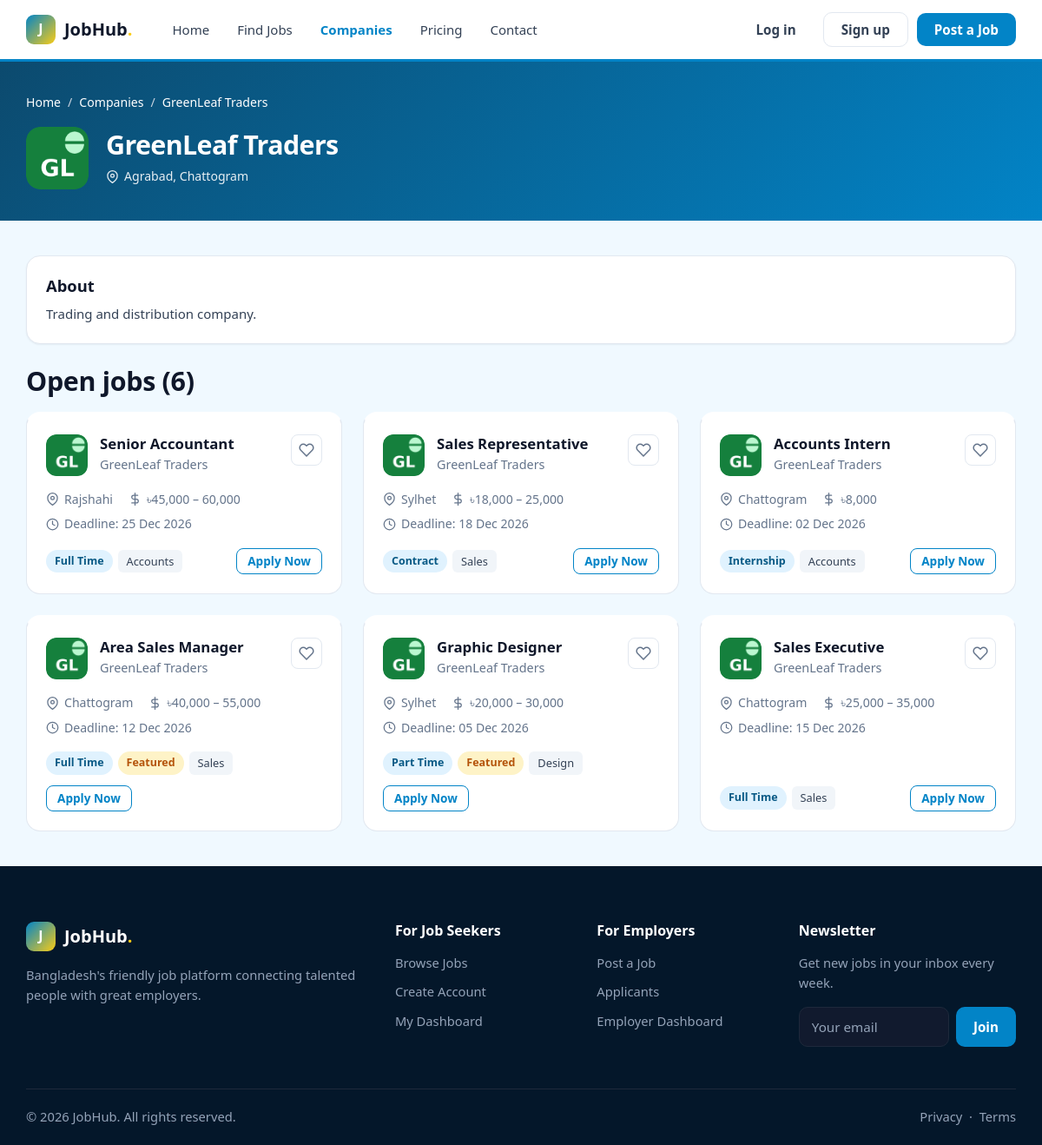
Screenshot of /companies.php?id=4 with the database file from the repository.
### tables this page shows
CREATE TABLE `companies` (
  `id` int UNSIGNED NOT NULL,
  `user_id` int UNSIGNED NOT NULL,
  `city_id` int UNSIGNED DEFAULT NULL,
  `name` varchar(150) NOT NULL,
  `logo` varchar(255) DEFAULT NULL,
  `website` varchar(255) DEFAULT NULL,
  `address` text,
  `description` text
);

CREATE TABLE `jobs` (
  `id` int UNSIGNED NOT NULL,
  `company_id` int UNSIGNED NOT NULL,
  `category_id` int UNSIGNED DEFAULT NULL,
  `city_id` int UNSIGNED DEFAULT NULL,
  `subscription_id` int UNSIGNED DEFAULT NULL,
  `title` varchar(150) NOT NULL,
  `slug` varchar(180) NOT NULL,
  `job_type` enum('full_time','part_time','contract','internship','remote') NOT NULL DEFAULT 'full_time',
  `salary_min` decimal(10,2) DEFAULT NULL,
  `salary_max` decimal(10,2) DEFAULT NULL,
  `description` text,
  `deadline` date NOT NULL,
  `status` enum('pending','approved','rejected','closed') NOT NULL DEFAULT 'pending',
  `is_featured` tinyint(1) NOT NULL DEFAULT '0'
);

CREATE TABLE `cities` (
  `id` int UNSIGNED NOT NULL,
  `name` varchar(100) NOT NULL,
  `division` varchar(50) NOT NULL
);

CREATE TABLE `categories` (
  `id` int UNSIGNED NOT NULL,
  `name` varchar(100) NOT NULL,
  `slug` varchar(120) NOT NULL
);

### job-card.php (the view, shortened to what this page needs)
<?php
$short = strtoupper(substr($row['company_name'], 0, 2));
if ($row['salary_min'] && $row['salary_max']) {
  $salary = '৳' . number_format($row['salary_min']) . ' – ' . number_format($row['salary_max']);
} else if ($row['salary_min']) {
  $salary = '৳' . number_format($row['salary_min']);
} else {
  $salary = 'Negotiable';
}
$type = ucwords(str_replace('_', ' ', $row['job_type']));
$isSaved = false;
?>
<div class="job-card" style="cursor:pointer" onclick="location.href='job-details.php?id=<?php echo $row['id']; ?>'">
  <div class="job-card-head">
    <?php if ($row['logo']) { ?>
      <img class="company-logo" src="uploads/logos/<?php echo $row['logo']; ?>" alt="">
    <?php } else { ?>
      <div class="company-logo" style="background:#0f766e"><?php echo $short; ?></div>
    <?php } ?>
    <div class="job-card-info">
      <h3><a href="job-details.php?id=<?php echo $row['id']; ?>"><?php echo $row['title']; ?></a></h3>
      <p class="muted"><?php echo $row['company_name']; ?></p>
    </div>
    <a class="icon-btn <?php if ($isSaved) echo 'saved'; ?>" href="save-job.php?id=<?php echo $row['id']; ?>" onclick="event.stopPropagation()" title="<?php echo $isSaved ? 'Remove from saved' : 'Save job'; ?>"><svg class="ic" viewBox="0 0 24 24" aria-hidden="true"><path d="M20.84 4.61a5.5 5.5 0 0 0-7.78 0L12 5.67l-1.06-1.06a5.5 5.5 0 0 0-7.78 7.78L12 21.23l8.84-8.84a5.5 5.5 0 0 0 0-7.78z"/></svg></a>
  </div>
  <div class="job-meta">
    <span><svg class="ic" viewBox="0 0 24 24" aria-hidden="true"><path d="M21 10c0 7-9 13-9 13s-9-6-9-13a9 9 0 0 1 18 0z"/><circle cx="12" cy="10" r="3"/></svg><?php echo $row['city_name'] ? $row['city_name'] : 'Bangladesh'; ?></span>
    <span><svg class="ic" viewBox="0 0 24 24" aria-hidden="true"><line x1="12" y1="1" x2="12" y2="23"/><path d="M17 5H9.5a3.5 3.5 0 0 0 0 7h5a3.5 3.5 0 0 1 0 7H6"/></svg><?php echo $salary; ?></span>
    <span><svg class="ic" viewBox="0 0 24 24" aria-hidden="true"><circle cx="12" cy="12" r="10"/><polyline points="12 6 12 12 16 14"/></svg> Deadline: <?php echo date('d M Y', strtotime($row['deadline'])); ?></span>
  </div>
  <div class="job-card-foot">
    <div class="tags">
      <span class="badge badge-primary"><?php echo $type; ?></span>
      <?php if ($row['is_featured']) { ?><span class="badge badge-warning">Featured</span><?php } ?>
      <?php if ($row['category_name']) { ?><span class="tag"><?php echo $row['category_name']; ?></span><?php } ?>
    </div>
    <a class="btn btn-sm btn-outline" href="job-details.php?id=<?php echo $row['id']; ?>">Apply Now</a>
  </div>
</div>

### companies.php (shortened to what this page needs)
<?php
include('dbconfig.php');
$id = isset($_GET['id']) ? (int)$_GET['id'] : 0;
if ($id > 0) {
  $company = $conn->query("SELECT companies.*, cities.name AS city_name
                           FROM companies
                           LEFT JOIN cities ON cities.id = companies.city_id
                           WHERE companies.id = $id")->fetch_assoc();
  $jobs = $conn->query("SELECT jobs.*, companies.name AS company_name, companies.logo,
                               cities.name AS city_name, categories.name AS category_name
                        FROM jobs
                        JOIN companies ON companies.id = jobs.company_id
                        LEFT JOIN cities ON cities.id = jobs.city_id
                        LEFT JOIN categories ON categories.id = jobs.category_id
                        WHERE jobs.company_id = $id AND jobs.status = 'approved' AND jobs.deadline >= CURDATE()
                        ORDER BY jobs.id DESC");
}
?>
<!DOCTYPE html>
<html lang="en">
<head>
  <link rel="stylesheet" href="assets/css/style.css?v=2">
</head>
<body>
<?php include('navber.php'); ?>
<main>
<?php if ($id > 0) { ?>
<section class="page-header">
  <div class="container">
    <ul class="breadcrumb"><li><a href="index.php">Home</a></li><li><a href="companies.php">Companies</a></li><li><?php echo $company['name']; ?></li></ul>
    <div class="job-hero mt-2">
      <?php if ($company['logo']) { ?><img class="company-logo lg" src="uploads/logos/<?php echo $company['logo']; ?>" alt="" style="object-fit:cover"><?php } else { ?><div class="company-logo lg" style="background:#2563eb"><?php echo strtoupper(substr($company['name'], 0, 2)); ?></div><?php } ?>
      <div class="job-hero-info">
        <h1><?php echo $company['name']; ?></h1>
        <div class="job-meta">
          <span><svg class="ic" viewBox="0 0 24 24" aria-hidden="true"><path d="M21 10c0 7-9 13-9 13s-9-6-9-13a9 9 0 0 1 18 0z"/><circle cx="12" cy="10" r="3"/></svg><?php echo $company['address'] ? $company['address'] : $company['city_name']; ?></span>
        </div>
      </div>
    </div>
  </div>
</section>
<section class="section-sm">
  <div class="container">
    <div class="card mb-3"><div class="card-body">
      <h3>About</h3>
      <p class="mb-0"><?php echo nl2br($company['description'] ?? ''); ?></p>
    </div></div>
    <h2 class="mb-2">Open jobs (<?php echo $jobs->num_rows; ?>)</h2>
    <div class="grid grid-3">
      <?php
      while ($row = $jobs->fetch_assoc()) {
        include('job-card.php');
      }
      ?>
    </div>
  </div>
</section>
<?php } ?>
</main>
<?php include('footer.php'); ?>

### rows the page displays
companies: name "GreenLeaf Traders", logo (picture), address "Agrabad, Chattogram", description "Trading and distribution company."
jobs: company.logo (picture), title "Senior Accountant", company.name "GreenLeaf Traders", city.name "Rajshahi", salary "৳45,000 – 60,000", deadline "25 Dec 2026", job_type "Full Time", category.name "Accounts"
jobs: company.logo (picture), title "Sales Representative", company.name "GreenLeaf Traders", city.name "Sylhet", salary "৳18,000 – 25,000", deadline "18 Dec 2026", job_type "Contract", category.name "Sales"
jobs: company.logo (picture), title "Accounts Intern", company.name "GreenLeaf Traders", city.name "Chattogram", salary_min "৳8,000", deadline "02 Dec 2026", job_type "Internship", category.name "Accounts"
jobs: company.logo (picture), title "Area Sales Manager", company.name "GreenLeaf Traders", city.name "Chattogram", salary "৳40,000 – 55,000", deadline "12 Dec 2026", job_type "Full Time", is_featured "Featured", category.name "Sales"
jobs: company.logo (picture), title "Graphic Designer", company.name "GreenLeaf Traders", city.name "Sylhet", salary "৳20,000 – 30,000", deadline "05 Dec 2026", job_type "Part Time", is_featured "Featured", category.name "Design"
jobs: company.logo (picture), title "Sales Executive", company.name "GreenLeaf Traders", city.name "Chattogram", salary "৳25,000 – 35,000", deadline "15 Dec 2026", job_type "Full Time", category.name "Sales"

### other values shown
$jobs->num_rows "6"
